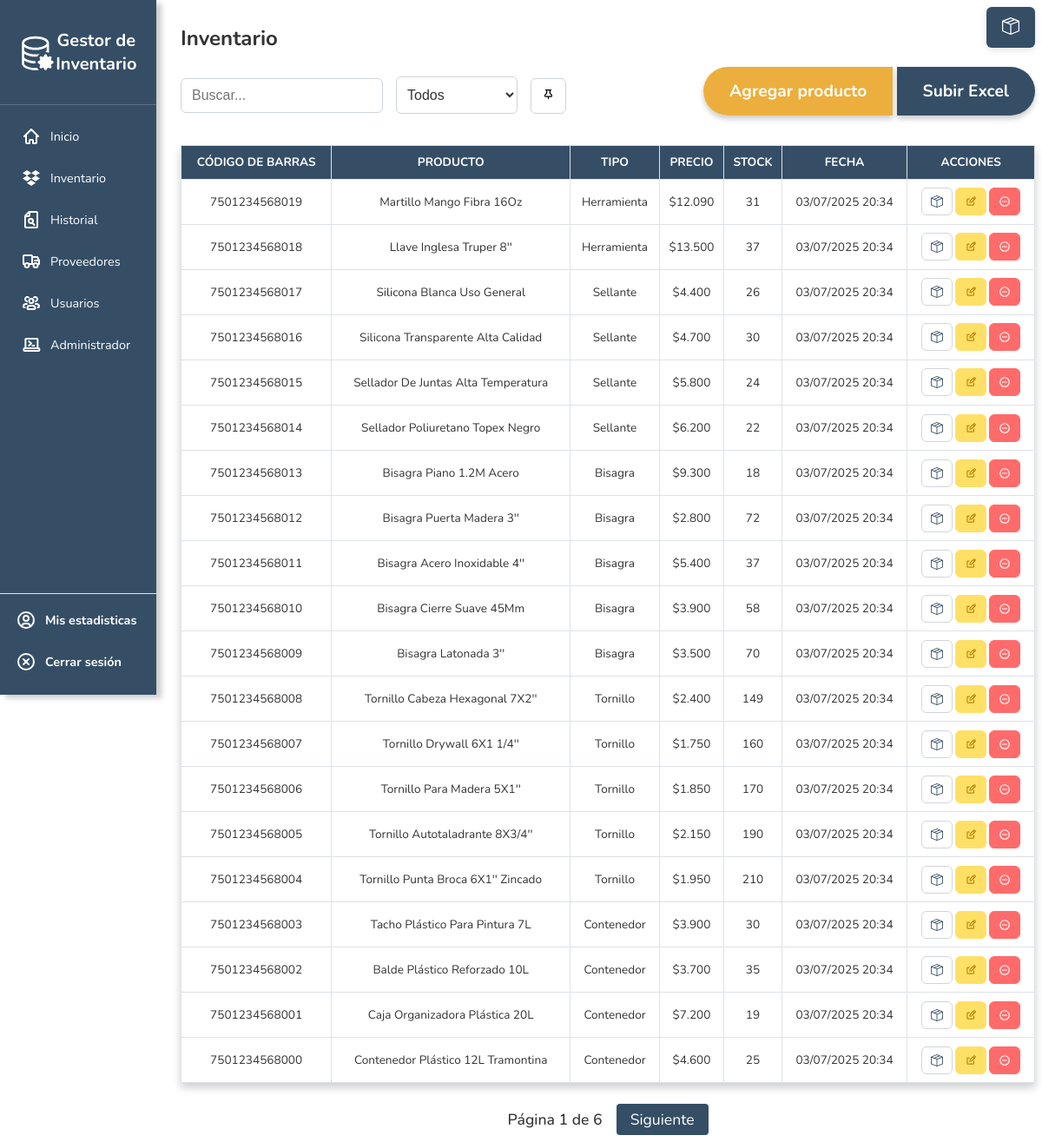
Screenshot of /inventario/ (signed in) with the database file from the repository.
### inventory/models.py (models this page shows, shortened)
class Producto(models.Model):
    name = models.CharField(max_length=200, default='Sin nombre')
    product_type = models.ForeignKey(ProductType, on_delete=models.CASCADE, verbose_name="Tipo")
    price = models.IntegerField()
    stock = models.IntegerField(default=0)
    codigo_barras = models.CharField(max_length=50, null=True, blank=True)
    date_added = models.DateTimeField(default=now, editable=False)
    class Meta:
        verbose_name = "Producto"
        verbose_name_plural = "Productos"

class ProductType(models.Model):
    name = models.CharField(max_length=100, unique=True)
    description = models.TextField(blank=True, null=True)
    is_active = models.BooleanField(default=True)
    created_at = models.DateTimeField(auto_now_add=True)
    class Meta:
        verbose_name = "Tipo de Producto"
        verbose_name_plural = "Tipos de Productos"

### inventory/views.py (the view)
# urls.py: path('inventario', inventario, name='inventario'),
@login_required
def inventario(request):
    query = request.GET.get('q', '')
    product_type_filter = request.GET.get('type', '')
    productos = Producto.objects.all()
    if query:
        productos = productos.filter(
            Q(name__icontains=query) |
            Q(codigo_barras__icontains=query)
        )
    if product_type_filter:
        productos = productos.filter(product_type__name=product_type_filter)
    from django.db.models import F
    productos = productos.annotate(
        codigo_barras_int=F('codigo_barras')
    ).order_by(
        F('codigo_barras').desc(nulls_last=True),
        '-id'
    )
    product_types = ProductType.objects.filter(is_active=True).order_by('name')
    paginator = Paginator(productos, 20)
    page_number = request.GET.get('page')
    productos = paginator.get_page(page_number)
    context = {
        'productos': productos,
        'product_types': product_types,
        'current_query': query,
        'current_type': product_type_filter
    }
    return render(request, 'inv/inventario.html', context)

### inventory/templatetags/number_filters.py (called while the page is built)
@register.filter
def comma_miles(value):
    try:
        return f"{int(value):,}".replace(",", ".")
    except:
        return value

### inventory/templates/inv/inventario.html (shortened to what this page needs)
{% extends 'inv/base.html' %}
{% load static %}
{% block body %}
<h2>Inventario</h2>
<div class="container-set-inventory">
  <div class="add_buttons">
    <div class="inventory-left">
      <div class="button-group">
        <input type="text" id="searchInput" placeholder="Buscar..." class="form-control d-inline-block w-auto" />
      </div>
      <div class="button-group">
        <select id="filterType" class="form-select d-inline-block w-auto">
          <option value="">Todos</option>
        </select>
        <button type="submit" class="dynamic-table-button">Entrar</button>
      </div>
    </div>
    <div class="inventory-right">
      <div class="button-group">
        <div class="button-group-fused">
          <a href="{% url 'producto_create' %}" class=" agregar-producto">Agregar producto</a>
          <a href="{% url 'upload_products_excel' %}" class=" agregar-excel">Subir Excel</a>
        </div>
      </div>
    </div>
  </div>
  <div id="tablaProductos">
    {% include 'inv/tabla_productos.html' %}
  </div>
  {% include 'inv/cart_panel.html' %}
  {% endblock %}

### inventory/templates/inv/tabla_productos.html (shortened to what this page needs)
{% load number_filters %}
<div class="table-responsive">
  <table class="table table-striped">
    <thead>
      <tr>
        <th>Código de Barras</th>
        <th>Producto</th>
        <th>Tipo</th>
        <th>Precio</th>
        <th>Stock</th>
        <th>Fecha</th>
        <th>Acciones</th>
      </tr>
    </thead>
    <tbody>
      {% for producto in productos %}
      <tr>
        <td>{{ producto.codigo_barras|default:"-" }}</td>
        <td>{{ producto.name }}</td>
        <td>{{ producto.product_type.name }}</td>
        <td>${{ producto.price|comma_miles }}</td>
        <td>{{ producto.stock }}</td>
        <td>{{ producto.date_added|date:"d/m/Y H:i" }}</td>
        <td>
          <div class="table-action-group">
            <a class="cart-inv-btn table-action btn-action-sm" data-product-id="{{ producto.id }}"  data-product-name="{{ producto.name }}" data-product-price="{{ producto.price }}" data-product-stock="{{ producto.stock }}" title="Agregar al carrito">
            </a>
            <a href="{% url 'producto_update' producto.pk %}" class="cart-inv-btn table-action btn-action-sm btn-action-yellow" title="Editar">
            </a>
            {% if user.is_staff %}
            <a href="{% url 'producto_delete' producto.pk %}" class="cart-inv-btn table-action btn-action-sm btn-action-red" title="Eliminar" onclick="return confirm('¿Está seguro que desea eliminar este producto?')">
              <svg class="w-6 h-6 text-gray-800 dark:text-white" aria-hidden="true" xmlns="http://www.w3.org/2000/svg" width="24" height="24" fill="none" viewBox="0 0 24 24">
  <path stroke="currentColor" stroke-linecap="round" stroke-linejoin="round" stroke-width="2" d="M7.757 12h8.486M21 12a9 9 0 1 1-18 0 9 9 0 0 1 18 0Z"/>
</svg>
            </a>
            {% endif %}
          </div>
        </td>
      </tr>
      {% empty %}
      <tr>
        <td colspan="7" class="text-center">No hay productos disponibles</td>
      </tr>
      {% endfor %}
    </tbody>
  </table>
</div>
<div class="pagination">
  <span>Página {{ productos.number }} de {{ productos.paginator.num_pages }}</span>
  {% if productos.has_next %}
  <a
    href="?page={{ productos.next_page_number }}{% if current_query %}&q={{ current_query }}{% endif %}{% if current_type %}&type={{ current_type }}{% endif %}">Siguiente</a>
  {% endif %}
</div>

### rows the page displays
Producto: codigo_barras "7501234568019", name "Martillo Mango Fibra 16Oz", product_type.name "Herramienta", price|comma_miles "12.090", stock "31", date_added "03/07/2025 20:34"
Producto: codigo_barras "7501234568018", name "Llave Inglesa Truper 8''", product_type.name "Herramienta", price|comma_miles "13.500", stock "37", date_added "03/07/2025 20:34"
Producto: codigo_barras "7501234568017", name "Silicona Blanca Uso General", product_type.name "Sellante", price|comma_miles "4.400", stock "26", date_added "03/07/2025 20:34"
Producto: codigo_barras "7501234568016", name "Silicona Transparente Alta Calidad", product_type.name "Sellante", price|comma_miles "4.700", stock "30", date_added "03/07/2025 20:34"
Producto: codigo_barras "7501234568015", name "Sellador De Juntas Alta Temperatura", product_type.name "Sellante", price|comma_miles "5.800", stock "24", date_added "03/07/2025 20:34"
Producto: codigo_barras "7501234568014", name "Sellador Poliuretano Topex Negro", product_type.name "Sellante", price|comma_miles "6.200", stock "22", date_added "03/07/2025 20:34"
Producto: codigo_barras "7501234568013", name "Bisagra Piano 1.2M Acero", product_type.name "Bisagra", price|comma_miles "9.300", stock "18", date_added "03/07/2025 20:34"
Producto: codigo_barras "7501234568012", name "Bisagra Puerta Madera 3''", product_type.name "Bisagra", price|comma_miles "2.800", stock "72", date_added "03/07/2025 20:34"
Producto: codigo_barras "7501234568011", name "Bisagra Acero Inoxidable 4''", product_type.name "Bisagra", price|comma_miles "5.400", stock "37", date_added "03/07/2025 20:34"
Producto: codigo_barras "7501234568010", name "Bisagra Cierre Suave 45Mm", product_type.name "Bisagra", price|comma_miles "3.900", stock "58", date_added "03/07/2025 20:34"
Producto: codigo_barras "7501234568009", name "Bisagra Latonada 3''", product_type.name "Bisagra", price|comma_miles "3.500", stock "70", date_added "03/07/2025 20:34"
Producto: codigo_barras "7501234568008", name "Tornillo Cabeza Hexagonal 7X2''", product_type.name "Tornillo", price|comma_miles "2.400", stock "149", date_added "03/07/2025 20:34"
Producto: codigo_barras "7501234568007", name "Tornillo Drywall 6X1 1/4''", product_type.name "Tornillo", price|comma_miles "1.750", stock "160", date_added "03/07/2025 20:34"
Producto: codigo_barras "7501234568006", name "Tornillo Para Madera 5X1''", product_type.name "Tornillo", price|comma_miles "1.850", stock "170", date_added "03/07/2025 20:34"
Producto: codigo_barras "7501234568005", name "Tornillo Autotaladrante 8X3/4''", product_type.name "Tornillo", price|comma_miles "2.150", stock "190", date_added "03/07/2025 20:34"
Producto: codigo_barras "7501234568004", name "Tornillo Punta Broca 6X1'' Zincado", product_type.name "Tornillo", price|comma_miles "1.950", stock "210", date_added "03/07/2025 20:34"
Producto: codigo_barras "7501234568003", name "Tacho Plástico Para Pintura 7L", product_type.name "Contenedor", price|comma_miles "3.900", stock "30", date_added "03/07/2025 20:34"
Producto: codigo_barras "7501234568002", name "Balde Plástico Reforzado 10L", product_type.name "Contenedor", price|comma_miles "3.700", stock "35", date_added "03/07/2025 20:34"
Producto: codigo_barras "7501234568001", name "Caja Organizadora Plástica 20L", product_type.name "Contenedor", price|comma_miles "7.200", stock "19", date_added "03/07/2025 20:34"
Producto: codigo_barras "7501234568000", name "Contenedor Plástico 12L Tramontina", product_type.name "Contenedor", price|comma_miles "4.600", stock "25", date_added "03/07/2025 20:34"

### other values shown
{{ productos.number }} "1"
{{ productos.paginator.num_pages }} "6"
